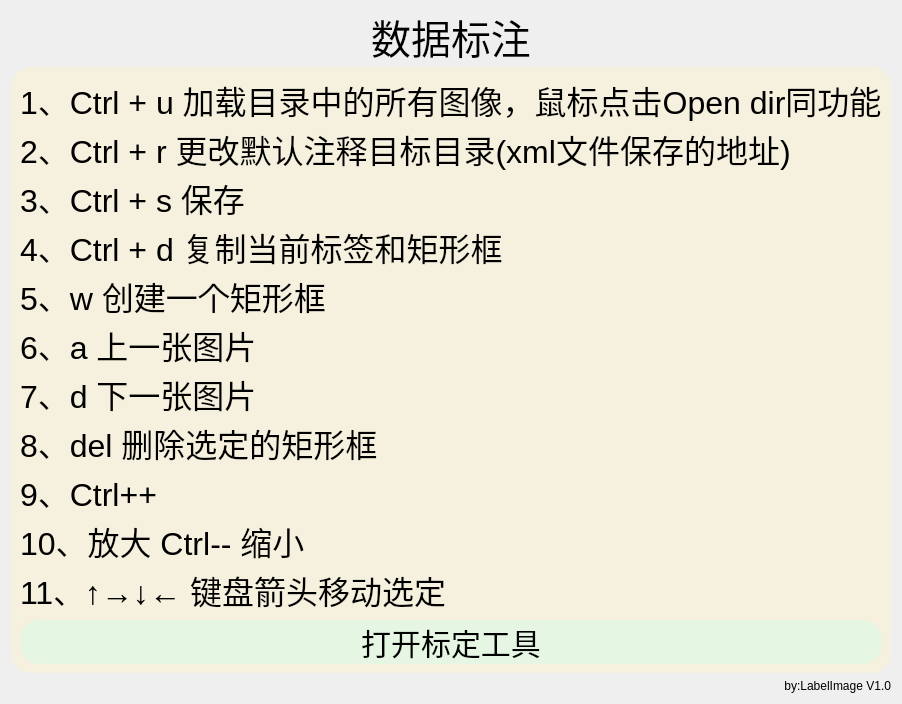
                  <widget class="QWidget" name="page_5">
                   <layout class="QVBoxLayout" name="verticalLayout_44">
                    <item>
                     <widget class="QLabel" name="label_74">
                      <property name="maximumSize">
                       <size>
                        <width>16777215</width>
                        <height>50</height>
                       </size>
                      </property>
                      <property name="font">
                       <font>
                        <pointsize>30</pointsize>
                       </font>
                      </property>
                      <property name="text">
                       <string>数据标注</string>
                      </property>
                      <property name="alignment">
                       <set>Qt::AlignCenter</set>
                      </property>
                     </widget>
                    </item>
                    <item>
                     <widget class="QWidget" name="widget_29" native="true">
                      <property name="minimumSize">
                       <size>
                        <width>0</width>
                        <height>3</height>
                       </size>
                      </property>
                      <property name="styleSheet">
                       <string notr="true">QWidget#widget_29{
	background-color:rgba(255, 245, 194, 96);
	border-radius: 20px;
}
</string>
                      </property>
                      <layout class="QVBoxLayout" name="verticalLayout_42" stretch="5,1">
                       <item>
                        <widget class="QLabel" name="label_32">
                         <property name="font">
                          <font>
                           <pointsize>24</pointsize>
                          </font>
                         </property>
                         <property name="text">
                          <string>1、Ctrl + u 加载目录中的所有图像，鼠标点击Open dir同功能
2、Ctrl + r 更改默认注释目标目录(xml文件保存的地址)
3、Ctrl + s 保存
4、Ctrl + d 复制当前标签和矩形框
5、w 创建一个矩形框
6、a 上一张图片
7、d 下一张图片
8、del 删除选定的矩形框
9、Ctrl++
10、放大 Ctrl-- 缩小
11、↑→↓← 键盘箭头移动选定               </string>
                         </property>
                        </widget>
                       </item>
                       <item>
                        <widget class="QPushButton" name="pushButton_15">
                         <property name="sizePolicy">
                          <sizepolicy hsizetype="Minimum" vsizetype="Preferred">
                           <horstretch>0</horstretch>
                           <verstretch>0</verstretch>
                          </sizepolicy>
                         </property>
                         <property name="minimumSize">
                          <size>
                           <width>0</width>
                           <height>40</height>
                          </size>
                         </property>
                         <property name="styleSheet">
                          <string notr="true">QPushButton#pushButton_15{
	background-color:rgba(203, 255, 236, 96);
	border-radius: 20px;
	font-size:30px;
}
QPushButton#pushButton_15:pressed{
	background-color:green;
	color:white;
	border-radius: 20px;
}</string>
                         </property>
                         <property name="text">
                          <string>打开标定工具</string>
                         </property>
                         <property name="checkable">
                          <bool>true</bool>
                         </property>
                        </widget>
                       </item>
                      </layout>
                     </widget>
                    </item>
                    <item>
                     <widget class="QLabel" name="label_75">
                      <property name="maximumSize">
                       <size>
                        <width>16777215</width>
                        <height>15</height>
                       </size>
                      </property>
                      <property name="text">
                       <string>by:LabelImage V1.0</string>
                      </property>
                      <property name="alignment">
                       <set>Qt::AlignRight|Qt::AlignTrailing|Qt::AlignVCenter</set>
                      </property>
                     </widget>
                    </item>
                   </layout>
                  </widget>
